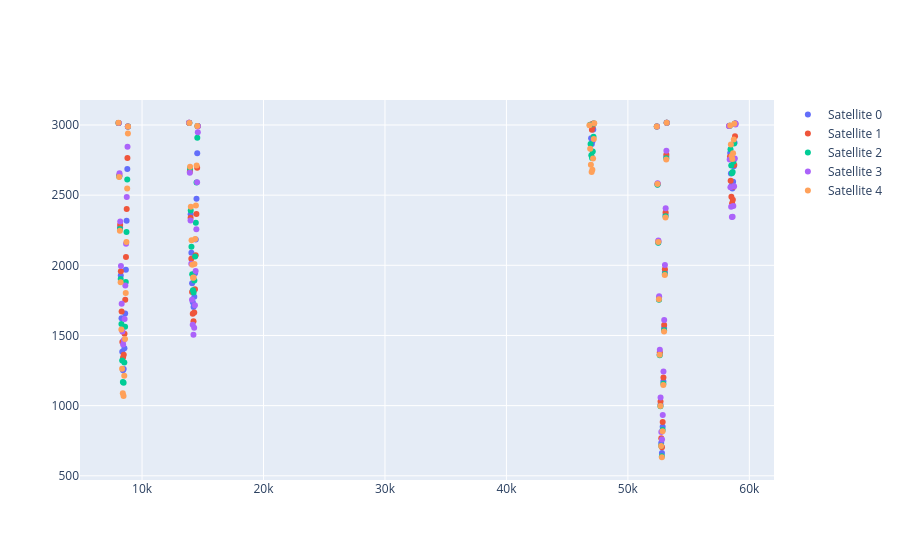

The notebook cell saved with this chart:
### Code cell
fig = go.Figure()
for idx in range(len(stk_object.satellites)):
    df = uplink_budget[0][idx]
    fig.add_trace(go.Scatter(x=df["Time"],y=df["Range"],mode="markers",name=f"Satellite {idx}"))
fig.show()
